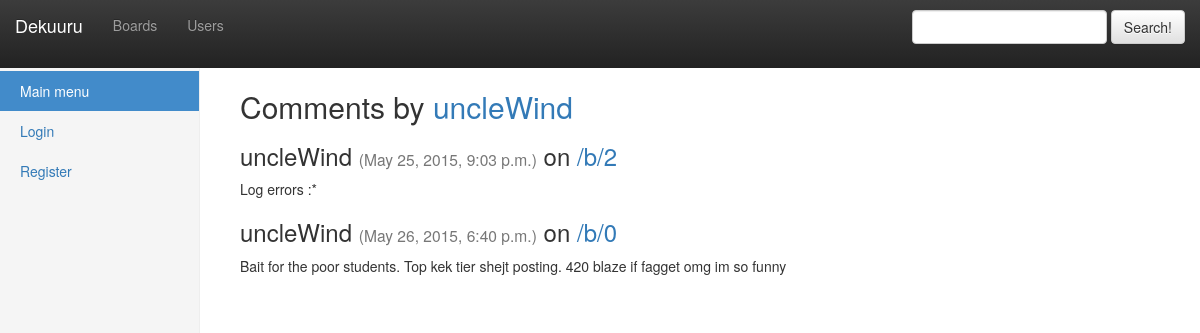
The app's page /userprofile/uncleWind/comments/, older data.
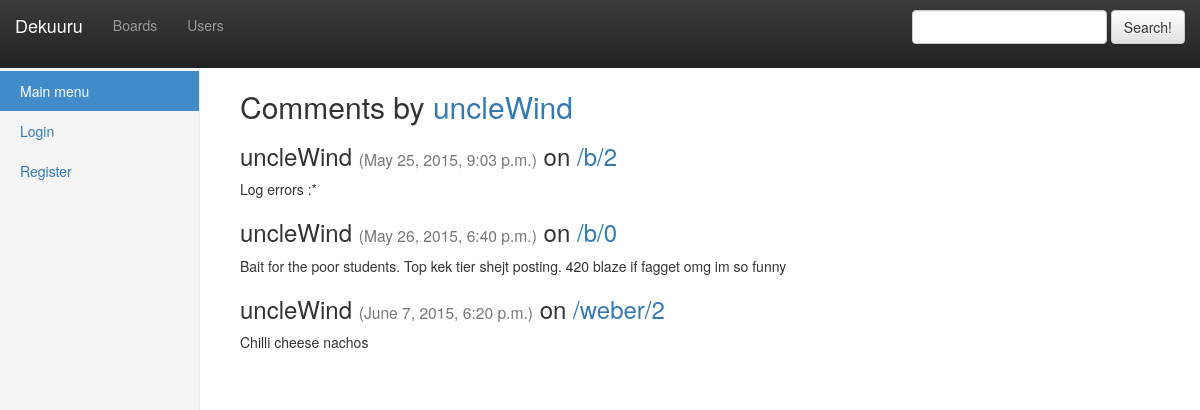
The same page, newer data.
### dekuuro/models.py (models this page shows, shortened)
class Comment(models.Model):
	poster = models.ForeignKey(User, blank=False)
	image = models.ForeignKey(Image, blank=False)
	content = models.TextField(max_length=500, blank=False)
	post_date = models.DateTimeField(auto_now_add=True)

class Image(models.Model):
	URI = ImageWithThumbsField(upload_to=imageUpload , sizes=((200,200),))
	upload_date = models.DateTimeField(auto_now_add=True)
	uploader = models.ForeignKey(User, blank=False)
	board = models.ForeignKey(Board, blank=False)
	boardID = models.IntegerField(blank=True, null=True)
	tags = models.ManyToManyField(Tag)
	class Meta:
		unique_together = ('board', 'boardID',)

class Board(models.Model):
	name = models.CharField(max_length=50)
	board_tag = models.CharField(max_length=15, blank=False, unique=True)

### dekuuro/views.py (the view)
# urls.py: url(r'^userprofile/(?P<username>[a-zA-Z0-9]+)/comments/$', 'dekuuro.views.userCommentsView', name='userComments'),
def userCommentsView(Request, username):
	user = User.objects.get(username=username)
	comments = Comment.objects.filter(poster=user)
	return render(Request, 'userComments.html', { 'username' : username, 'comments' : comments , 'search_form' : SearchForm()})

### dekuuro/forms.py
class SearchForm(forms.Form):
	searchString = forms.CharField(label='', max_length=1000, widget=forms.TextInput(attrs={'class':'form-control'}))

### dekuuro/templates/userComments.html (shortened to what this page needs)
{% extends "base.html" %}
{% block content %}
	<h2>Comments by <a href="/userprofile/{{ username }}/">{{ username }}</a></h2>
	<div>
		<ul class="list-unstyled">
			{% for comment in comments %}
				<li>
					<div>
						<h3>{{ comment.poster }} <small>({{ comment.post_date }})</small> on <a href="/board/{{ comment.image.board.board_tag }}/{{ comment.image.boardID }}">/{{ comment.image.board.board_tag }}/{{ comment.image.boardID }}</a></h3>
						<p>{{ comment.content }}</p>
					</div>
				</li>
			{% endfor %}
		</ul>
	</div>
{% endblock %}

Row changes from the older to the newer data that the page shows:
added Comment: poster "uncleWind", post_date "June 7, 2015, 6:20 p.m.", image.board.board_tag "weber", image.boardID "2", content "Chilli cheese nachos"
